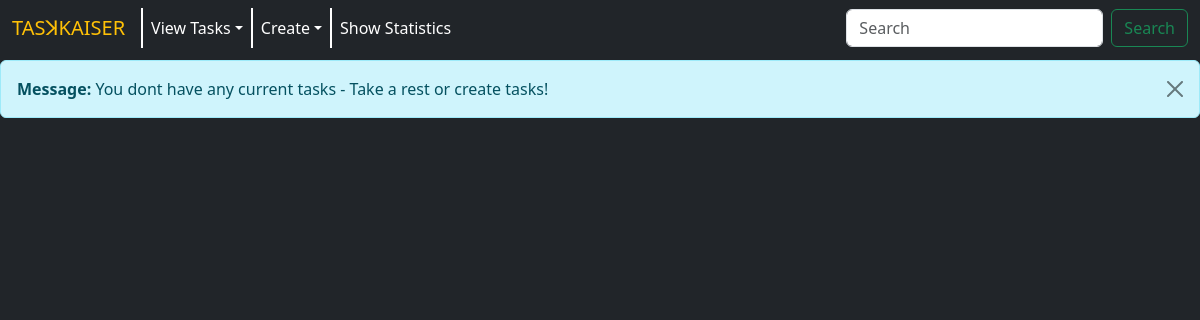
Before: / with the older database file.
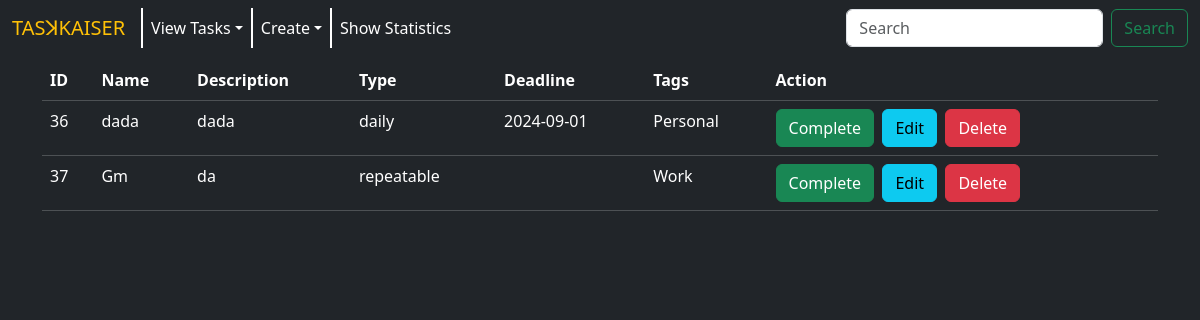
After: the same page with the newer database file.
### tables this page shows
CREATE TABLE tasks (id INTEGER PRIMARY KEY AUTOINCREMENT, name TEXT, description TEXT, type INTEGER, status INTEGER DEFAULT (0), deadline TEXT, main_tag INTEGER);

CREATE TABLE types (id INTEGER PRIMARY KEY AUTOINCREMENT, name TEXT);

CREATE TABLE tags (id INTEGER PRIMARY KEY AUTOINCREMENT, name TEXT, description, color INTEGER);

### app/controllers/TaskController.php (called while the page is built, shortened)
<?php
require_once '../app/models/Task.php';
require_once '../app/models/Type.php';
require_once '../app/models/Tag.php';
    class TaskController {
        static function show_tasks() {
            $tasks = Task::findByStatus(0);
            $tags = Tag::all();
            $types = Type::all();
            $empty_message_value = "You dont have any current tasks - Take a rest or create tasks!";
            $empty_message = null;
            if(!$tasks){
                $empty_message = $empty_message_value;
            }
            require_once "../views/show_task_view.php";
        }
    }
?>

### public/index.php (called while the page is built, shortened)
<?php
require "../routes/router.php";
?>

### app/models/Task.php (called while the page is built, shortened)
<?php
    class Task {
        static function findByStatus($status){
            $query = "SELECT * FROM tasks WHERE status = :status";
            $param = array("status"=> $status);
            $result = PDO_FetchAll($query, $param);
            return $result;
        }
    }
?>

### database/_pdo.php (called while the page is built, shortened)
<?php
function PDO_FetchAll($query, $params=null)
{
    global $PDO;
    if (isset($params)) {
        $stmt = $PDO->prepare($query);
        $stmt->execute($params);
    } else {
        $stmt = $PDO->query($query);
    }
    return $stmt->fetchAll(PDO::FETCH_ASSOC);
}
?>

### app/models/Type.php (called while the page is built, shortened)
<?php
    class Type {
        static function all(){
            $query = "SELECT * FROM types";
            $result = PDO_FetchAll($query);
            return $result;
        }
    }
?>

### app/models/Tag.php (called while the page is built, shortened)
<?php
    class Tag{
        static function all(){
            $query = "SELECT * FROM tags";
            $result = PDO_FetchAll($query);
            return $result;
        }
    }
?>

### views/show_task_view.php (the view, shortened to what this page needs)
<?php
include "templates/header.php" ?>
<div class="alert-display">
    <?php
		if($empty_message){
    ?>
        <div class="alert alert-info alert-dismissible fade show" role="alert">
                <strong>Message: </strong> <?=$empty_message?>
                <button type="button" class="btn-close" data-bs-dismiss="alert" aria-label="Close"></button>
        </div>
    <?php
		}
	?>
</div>
<div class="container">
<?php
if ($tasks) {
?>
<table class="table table-dark">
    <tr>
        <th>ID</th>
        <th>Name</th>
        <th>Description</th>
        <th>Type</th>
        <th>Deadline</th>
        <th>Tags</th>
        <th>Action</th>
    </tr>
<?php
    foreach($tasks as $task){
?>
    <tr>
        <td><?= $task['id']; ?></td>
        <td><?= $task['name']; ?></td>
        <td><?= $task['description']; ?></td>
        <?php
            foreach($types as $type){
                if($type['id'] == $task['type']){
                    ?> <td> <?=$type['name']; ?> </td> <?php
                    break;
                }
            }
        ?>
        <td><?= $task['deadline']; ?></td>
        <?php
            foreach($tags as $tag){
                if($tag['id'] == $task['main_tag']){
                    ?> <td> <?=$tag['name']; ?> </td> <?php
                    break;
                }
            }
        ?>
        <td>
            <form method="post" style="display:inline">
                <?php
                    switch($task['status']){
                        case 0:
                            ?> <button class="btn btn-success" href="#" type="submit" value="task_complete" name="task_complete">Complete</button>&nbsp; <?php
                            break;
                            ?> <button class="btn btn-warning" href="#" type="submit" value="task_revert" name="task_revert">Revert</button>&nbsp; <?php
                    }
                ?>
                <a class="btn btn-info" href="/edit-task?id=<?php echo $task['id']; ?>">Edit</a>&nbsp;
                <button class="btn btn-danger" href="#" type="submit" value="task_delete" name="task_delete">Delete</button>
            </form>
        </td>
    </tr>
<?php
    }
?>
    </table>
<?php
}
?>
</div>
<?php include "templates/footer.php" ?>

### routes/router.php (shortened to what this page needs)
<?php
include "../app/controllers/TaskController.php";
$uri = parse_url($_SERVER['REQUEST_URI'])['path'];
function route($uri) {
    switch($uri){
        case '/':
            TaskController::show_tasks();
            break;
    }
}
route($uri);
?>

### views/templates/header.php (shortened to what this page needs)
<!DOCTYPE html>
<html lang="en">
    <head>
        <link href="css/bootstrap.min.css" rel="stylesheet">
    </head>
    <body style = "padding-top: 60px" class="bg-dark">
    <?php include "navbar.php"?>

### views/templates/navbar.php (shortened to what this page needs)
<nav class="navbar fixed-top navbar-expand-md navbar-dark bg-dark">
    <div class="container-fluid">
        <a class="navbar-brand text-warning" href="/">TASꓘKAISER</a>
        <div class="collapse navbar-collapse" id="navbarSupportedContent">
            <ul class="navbar-nav me-auto mb-2 mb-lg-0">
                <li class="nav-item dropdown">
                    <a class="nav-link dropdown-toggle active" href="#" role="button" data-bs-toggle="dropdown" aria-expanded="false">View Tasks</a>
                </li>
                <li class="nav-item dropdown">
                    <a class="nav-link dropdown-toggle active" href="#" role="button" data-bs-toggle="dropdown" aria-expanded="false">Create</a>
                </li>
                <li class="nav-item">
                    <a class="nav-link active" aria-current="page" href="/show-statistics">Show Statistics</a>
                </li>
            </ul>
            <form class="d-flex" role="search">
                <input class="form-control me-2" type="search" placeholder="Search" aria-label="Search">
                <button class="btn btn-outline-success" type="submit">Search</button>
            </form>
        </div>
    </div>
</nav>

### views/templates/footer.php (shortened to what this page needs)
    </body>
</html>

### views/templates/header.php (style rules this page uses)
.navbar .navbar-nav .nav-link { border-left: 2px solid white; }

Changed rows visible on the page:
added tasks: id "36", name "dada", description "dada", deadline "2024-09-01", status "Complete"
now on this page (row unchanged): types: name "daily", shown under "36"
added tags: name "Personal", shown under "36"
added tasks: id "37", name "Gm", description "da", status "Complete"
now on this page (row unchanged): types: name "repeatable", shown under "37"
added tags: name "Work", shown under "37"
Other visible differences:
$empty_message: "You dont have any current tasks - Take a rest or create tasks!" → (not shown)
text no longer shown: "Message:"
text now shown: "ID Name Description Type Deadline Tags Action"
